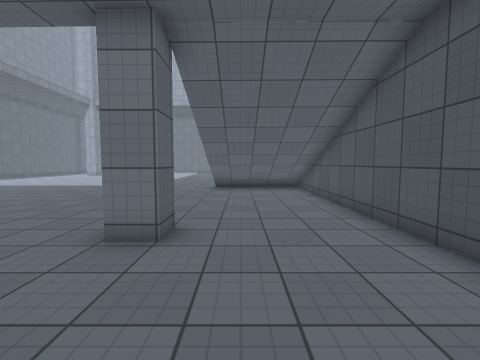
view 1 (above)

17 first-person views from a walk through a scene from a Unity 3-D project. The camera is 1.4 m above the floor, tilts 4° down and sees 90° across. The floor is counted in squares, 1 m on a side. Each view is taken from the middle of a square. On the plan, view 1 faces up. The plan holds only what a view shows up to about 13 squares ahead; the rest is blank. The place goes on beyond the plan. Surface patterns are stand-ins for the level's own textures.

view 2
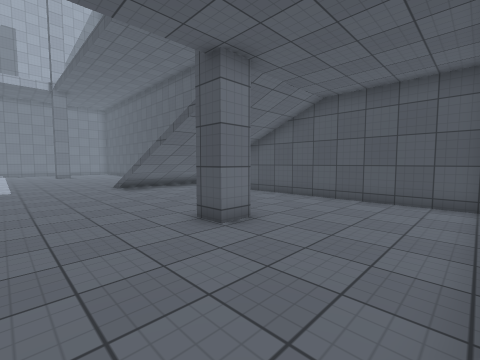

view 3
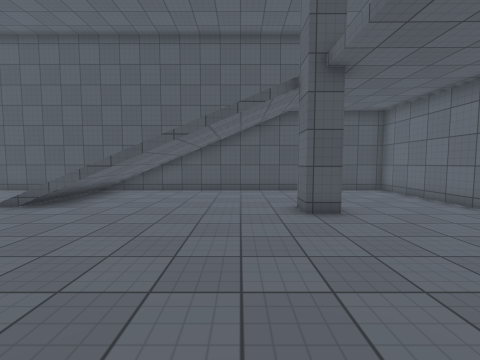

view 4
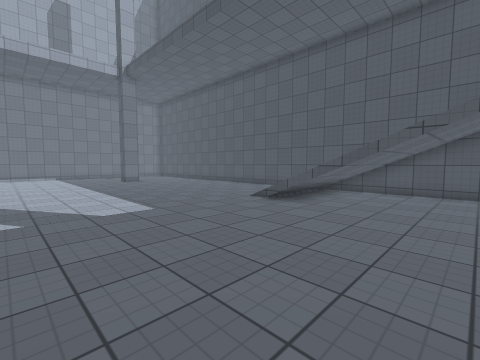

view 5
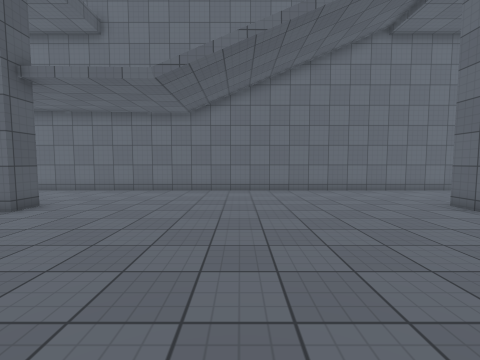

view 6
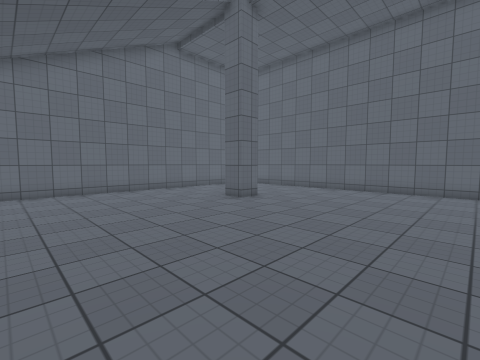

view 7
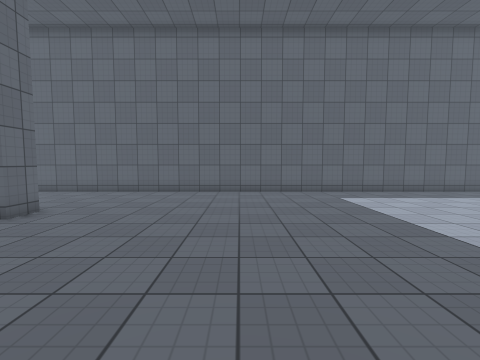

view 8
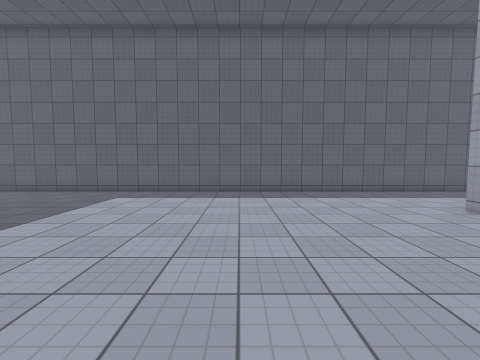

view 9
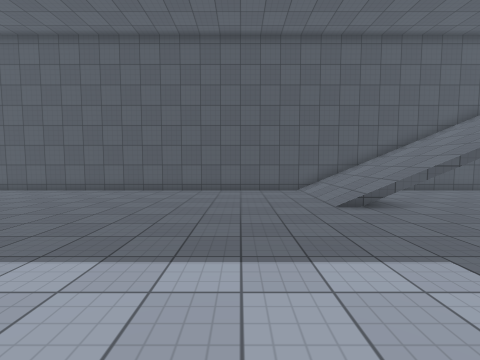

view 10
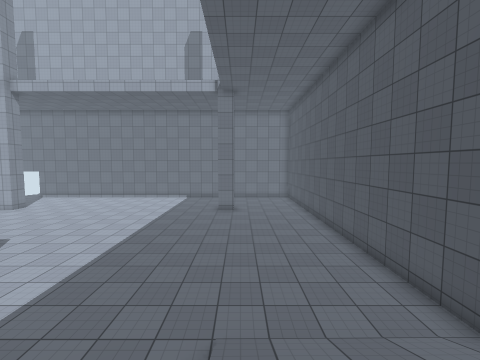

view 11
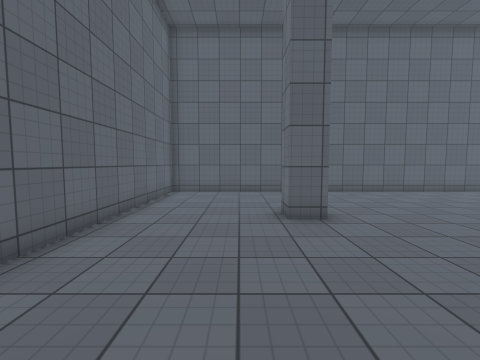

view 12
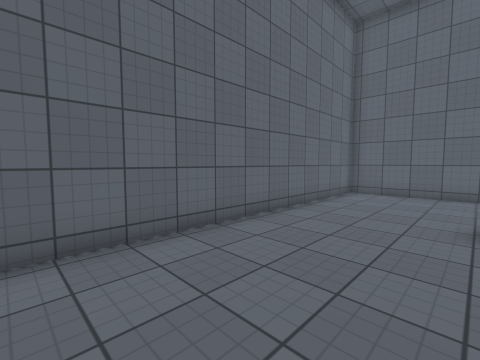

view 13
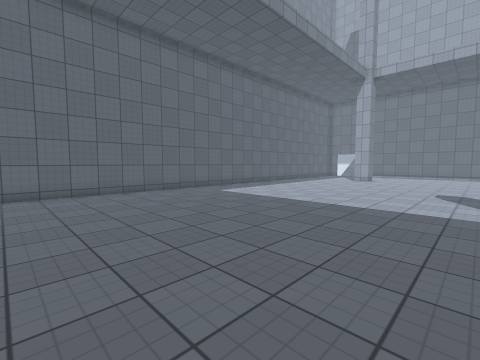

view 14
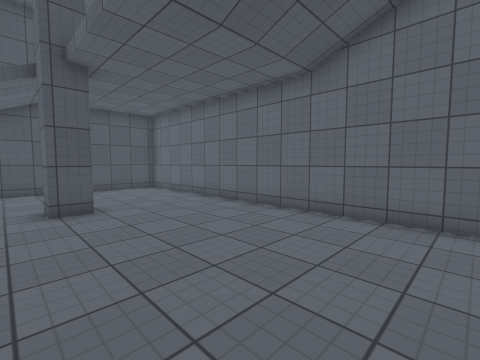

view 15
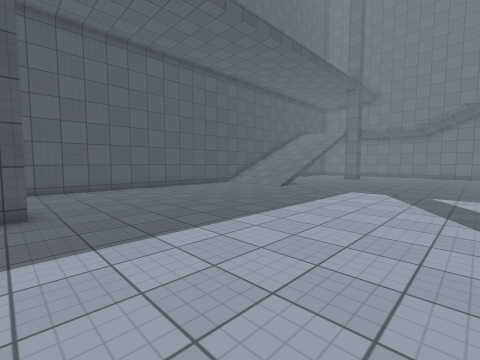

view 16
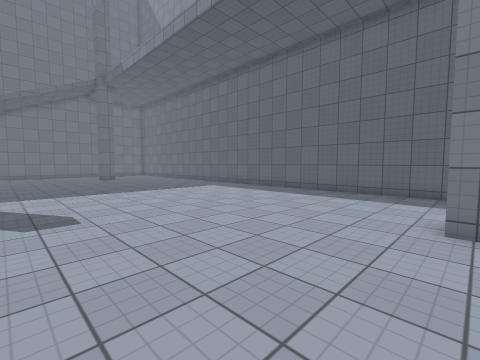

view 17
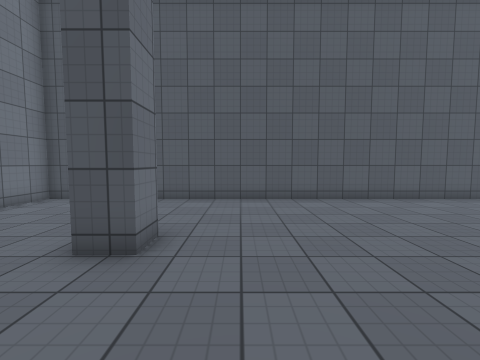

### Floor plan
Key: @ floor where view 1 was taken; # wall or solid block; . floor; / step, stairs or slope.
Columns run from 22 left of view 1 to 4 right of it. Each row starts with its distance up from view 1.
 27 #....##.... . ......#.....#
 26 #........... .............#
 25 #.........................#
 24 #.........................#
 23 #.........................#
 22 #.........................#
 21 #.........................#
 20 #.........................#
 19 #.........................#
 18 #.........................#
 17 #.........................#
 16 #.........................#
 15 #.....................////#
 14 #..................../////#
 13 #..................../////#
 12 #..................../////#
 11 #..................../////#
 10 #....................////##
  9 #.........................#
  8 #.........................#
  7 #.........................#
  6 #.........................#
  5 #.....#.............#.....#
  4 #.........................#
  3 #.........................#
  2 #.........................#
  1 #.........................#
  0 #.....................@...#
 -1 ###########################

Where each view was taken, in squares from view 1:
view 1: 0 up, 0 right, facing up
view 2: 0 up, 6 left, facing up-right
view 3: 7 up, 9 left, facing right
view 4: 8 up, 9 left, facing up-right
view 5: 12 up, 9 left, facing down
view 6: 12 up, 9 left, facing down-left
view 7: 11 up, 10 left, facing left
view 8: 20 up, 10 left, facing left
view 9: 18 up, 9 left, facing right
view 10: 11 up, 1 left, facing up
view 11: 3 up, 10 left, facing left
view 12: 4 up, 10 left, facing down-left
view 13: 7 up, 10 left, facing up-left
view 14: 6 up, 10 left, facing down-right
view 15: 27 up, 10 left, facing down-right
view 16: 27 up, 10 left, facing down-left
view 17: 25 up, 6 left, facing right
